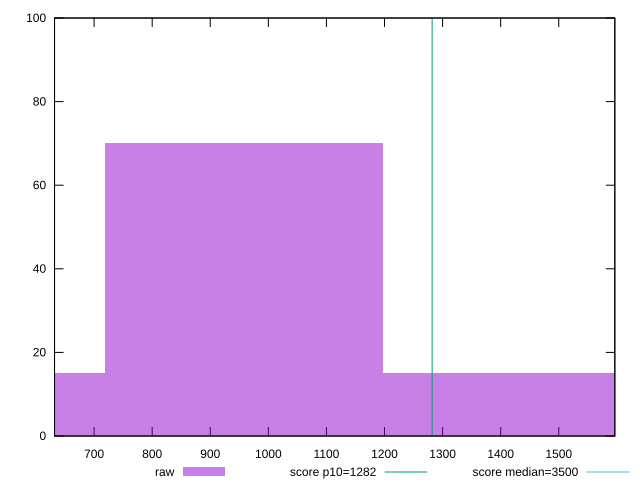

The gnuplot source for this figure:
reset

$raw <<EOF
1436.81097109862 15
957.8739807324134 70
478.9369903662067 15
EOF

set key outside below
set boxwidth 478.9369903662067
set xrange [631.8680000000002:1596.5439999999992]
set yrange [0:100]
set trange [0:100]
set style fill transparent solid 0.5 noborder

set parametric
set terminal svg size 640, 490 enhanced background rgb 'white'
set output "report_00017_2021-02-10T15-08-03.406Z/bootup-time/samples/pages+cached/raw/histogram.svg"

plot $raw title "raw" with boxes, \
     1282,t title "score p10=1282", \
     3500,t title "score median=3500"

reset
